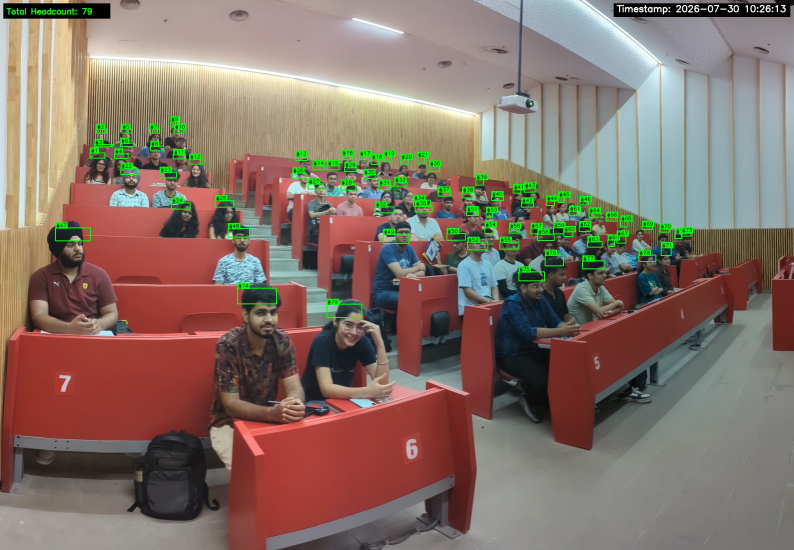
#> input picture attendance/Dataset/Preview/30_07_2026_2C7.jpg, 2380 x 1650 px, found by its file name (shown at 1/3 size)
$ python visualizer.py
#> lines starting #> are read from the running program, lines starting #| are printed output that depends on the picture
### attendance/config.py
import os

IMAGE_NAME = "30_07_2026_2C7"


# ==========================================
# 🌐 GLOBAL CONFIGURATION & PATHS
# ==========================================

# Directory Paths
IMAGE_PATH = "Dataset/RawPicture/"
ANNOTATION_PATH = "Dataset/Annotated/"
AUGMENTED_IMAGE_PATH = "Dataset/Augmented/Images/"
AUGMENTED_ANNOTATION_PATH = "Dataset/Augmented/"
PREVIEW_PATH="Dataset/Preview/"

# Default Target File
IMAGE_EXTN = ".jpg"

# Processing & Cleanup Parameters
IOU_THRESHOLD = 0.45
ROW_TOLERANCE = 0.08


# ==========================================
# 🛠️ DYNAMIC PATH HELPER FUNCTIONS
# ==========================================

def get_image_path(img_name=None):
    """Returns full path for the raw image."""
    name = img_name if img_name else IMAGE_NAME
    return os.path.join(IMAGE_PATH, f"{name}{IMAGE_EXTN}")


def get_annotation_path(img_name=None):
    """Returns full path for the JSON annotation file."""
    name = img_name if img_name else IMAGE_NAME
    return os.path.join(ANNOTATION_PATH, f"{name}.json")


# [4 lines left out: function get_annotated_output_path, not called in this run]

### attendance/visualizer.py
import json
import os
from datetime import datetime
import cv2
import numpy as np
from PIL import Image
from PIL.ExifTags import TAGS
import config

# ==========================================
# 🌐 CONFIGURATION & PATH SETUP
# ==========================================
# Load from config or set defaults
IMAGE_PATH = getattr(config, "IMAGE_PATH", "Dataset/RawPicture/")
ANNOTATION_PATH = getattr(config, "ANNOTATION_PATH", "Dataset/Annotated/")
PREVIEW_PATH = getattr(config, "PREVIEW_PATH", getattr(config, "ANNOTATION_PATH", "Dataset/Annotated/"))
IMAGE_EXTN = getattr(config, "IMAGE_EXTN", ".jpg")
ImageName = getattr(config, "IMAGE_NAME", "")


# Construct Full Paths safely
if hasattr(config, "get_image_path"):
    FULL_IMAGE_PATH = config.get_image_path(ImageName)
else:
    FULL_IMAGE_PATH = os.path.join(IMAGE_PATH, ImageName + IMAGE_EXTN)

if hasattr(config, "get_annotation_path"):
    FULL_ANNOTATION_PATH = config.get_annotation_path(ImageName)
else:
    FULL_ANNOTATION_PATH = os.path.join(ANNOTATION_PATH, ImageName + ".json")

OUTPUT_IMAGE_PATH = os.path.join(PREVIEW_PATH, f"{ImageName}{IMAGE_EXTN}")


def get_original_photo_time(img_path):
    """Extracts original EXIF timestamp if available; otherwise falls back to file creation/modification time."""
    try:
        pil_img = Image.open(img_path)
        exif_data = pil_img._getexif()

        if exif_data:
            for tag_id, value in exif_data.items():
                tag = TAGS.get(tag_id, tag_id)
                if tag in ["DateTimeOriginal", "DateTime"]:
                    dt = datetime.strptime(str(value), "%Y:%m:%d %H:%M:%S")
                    return dt.strftime("%Y-%m-%d %H:%M:%S")
    except Exception:
        pass

    # Fallback: File modification date if EXIF metadata isn't embedded
    if os.path.exists(img_path):
        mod_time = os.path.getmtime(img_path)
        return datetime.fromtimestamp(mod_time).strftime("%Y-%m-%d %H:%M:%S")

    return datetime.now().strftime("%Y-%m-%d %H:%M:%S")


def load_annotations(json_path):
    """Loads annotations from a JSON file.

    Handles list of YOLO strings or list of dictionary objects.
    """
    if not os.path.exists(json_path):
        print(f"⚠️ Warning: Annotation file '{json_path}' not found.")
        return []

    with open(json_path, "r") as f:
        data = json.load(f)

    # Extract annotations list if stored under standard keys
    if isinstance(data, dict):
        data = data.get("annotations", data.get("labels", []))

    return data


def annotate_image(img_path, json_path, output_path):
    # Load Image
#> called with img_path = 'Dataset/RawPicture/30_07_2026_2C7.jpg', json_path = 'Dataset/Annotated/30_07_2026_2C7.json', output_path = 'Dataset/Preview/30_07_2026_2C7.jpg'
    image = cv2.imread(img_path)
#> image is the input picture: shape (1650, 2380, 3); mean B, G, R 104, 114.1, 132.5
    if image is None:
        print(f"❌ Error: Could not load image at path '{img_path}'.")
        return

    img_h, img_w, _ = image.shape
#> img_h = 1650; img_w = 2380

    # Load Annotations from JSON
    annotations = load_annotations(json_path)

    # Draw boxes & serial tags
    for idx, item in enumerate(annotations, start=1):
        # Extract normalized YOLO coordinates (x_center, y_center, width, height)
        if isinstance(item, str):
            parts = item.strip().split()
            if len(parts) < 5:
                continue
            _, x_center, y_center, width, height = map(float, parts[:5])
        elif isinstance(item, dict):
            bbox = item.get("bbox", item.get("box", []))
            if len(bbox) == 4:
                x_center, y_center, width, height = map(float, bbox)
            else:
                continue
        else:
            continue

        # Convert YOLO normalized format to pixel coordinates
        x1 = max(0, int((x_center - width / 2) * img_w))
        y1 = max(0, int((y_center - height / 2) * img_h))
        x2 = min(img_w, int((x_center + width / 2) * img_w))
        y2 = min(img_h, int((y_center + height / 2) * img_h))

        # Draw bounding box (Green)
        color = (0, 255, 0)
        cv2.rectangle(image, (x1, y1), (x2, y2), color, 2)

        # Draw serial number tag
        label = f"#{idx}"
        font = cv2.FONT_HERSHEY_SIMPLEX
        font_scale = 0.5
        font_thickness = 1

        (label_w, label_h), baseline = cv2.getTextSize(
            label, font, font_scale, font_thickness
        )

        # Handle top edge clipping: Place text inside box if near top edge
        tag_y1 = y1 - label_h - 4
        if tag_y1 < 0:
            tag_y1 = y1
            text_y = y1 + label_h + 2
        else:
            text_y = y1 - 2

        cv2.rectangle(
            image, (x1, tag_y1), (x1 + label_w + 4, tag_y1 + label_h + 6), color, -1
        )
        cv2.putText(
            image,
            label,
            (x1 + 2, text_y),
            font,
            font_scale,
            (0, 0, 0),
            font_thickness,
            cv2.LINE_AA,
        )

    # 1. Top-Left Overlay: Headcount Banner
    total_count = len(annotations)
    banner_text = f"Total Headcount: {total_count}"
    cv2.rectangle(image, (10, 10), (330, 55), (0, 0, 0), -1)
    cv2.putText(
        image,
        banner_text,
        (20, 42),
        cv2.FONT_HERSHEY_SIMPLEX,
        0.8,
        (0, 255, 0),
        2,
        cv2.LINE_AA,
    )
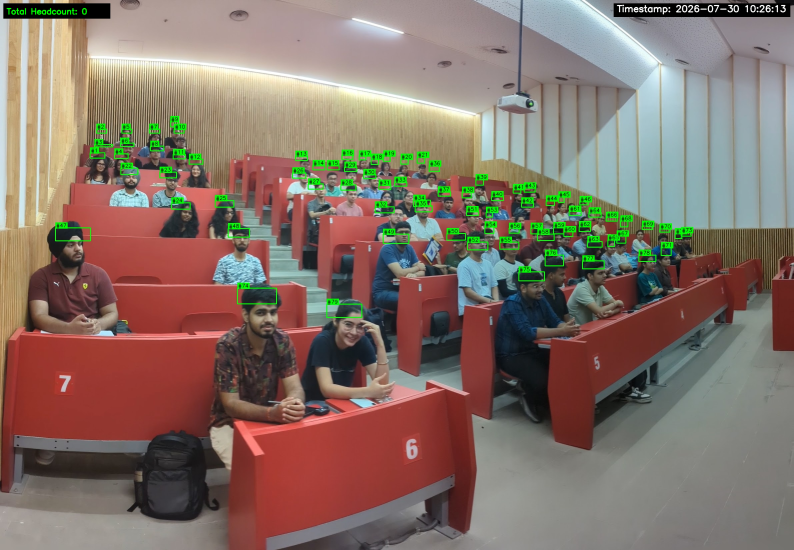
#> image: shape (1650, 2380, 3) (shown at 1/3 size); mean B, G, R 104, 114.1, 132.5

    # 2. Top-Right Overlay: Photo Taken Timestamp
    photo_timestamp = get_original_photo_time(img_path)
    time_text = f"Taken: {photo_timestamp}"
    font = cv2.FONT_HERSHEY_SIMPLEX
    font_scale = 0.7
    font_thickness = 2

    (time_w, time_h), _ = cv2.getTextSize(
        time_text, font, font_scale, font_thickness
    )
    top_right_x = img_w - time_w - 20

    cv2.rectangle(
        image,
        (top_right_x - 10, 10),
        (img_w - 10, 20 + time_h + 10),
        (0, 0, 0),
        -1,
    )
    cv2.putText(
        image,
        time_text,
        (top_right_x, 15 + time_h),
        font,
        font_scale,
        (255, 255, 255),
        font_thickness,
        cv2.LINE_AA,
    )

    # Ensure output directory exists before saving
    os.makedirs(os.path.dirname(output_path), exist_ok=True)

    # Save Annotated Image
    cv2.imwrite(output_path, image)
    print(f"✅ Successfully processed visualizer output for '{ImageName}'")
    print(f"   ├─ Total Headcount  : {total_count}")
    print(f"   ├─ Photo Timestamp  : {photo_timestamp}")
    print(f"   └─ Saved Preview    : '{output_path}'")


if __name__ == "__main__":
#> (the run stopped early here; a loop or call above may not have finished)
